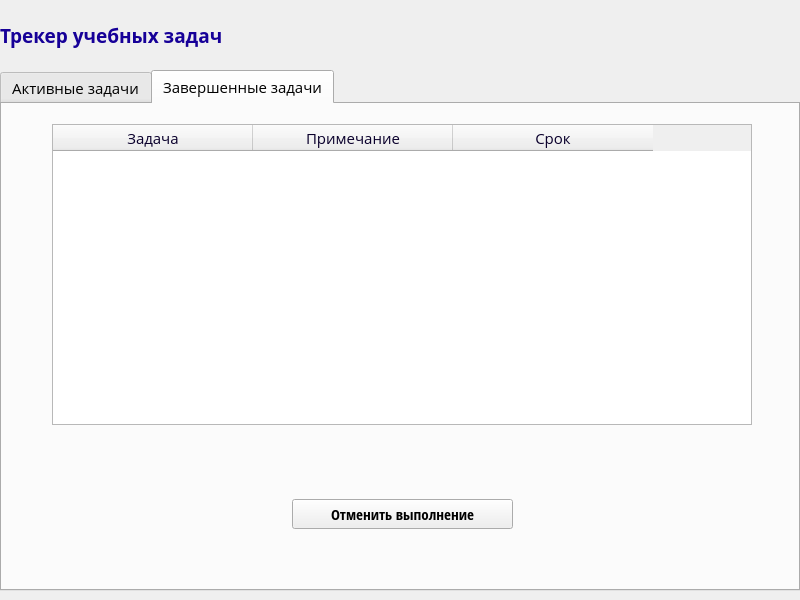
<?xml version="1.0" encoding="UTF-8"?>
<ui version="4.0">
 <class>MainWindow</class>
 <widget class="QMainWindow" name="MainWindow">
  <property name="geometry">
   <rect>
    <x>0</x>
    <y>0</y>
    <width>800</width>
    <height>600</height>
   </rect>
  </property>
  <property name="windowTitle">
   <string>Трекер учебных задач</string>
  </property>
  <widget class="QWidget" name="centralwidget">
   <widget class="QLabel" name="label">
    <property name="geometry">
     <rect>
      <x>0</x>
      <y>10</y>
      <width>800</width>
      <height>50</height>
     </rect>
    </property>
    <property name="font">
     <font>
      <family>Open Sans</family>
      <pointsize>14</pointsize>
      <weight>75</weight>
      <bold>true</bold>
     </font>
    </property>
    <property name="layoutDirection">
     <enum>Qt::LeftToRight</enum>
    </property>
    <property name="styleSheet">
     <string notr="true">color: rgb(22, 0, 152);</string>
    </property>
    <property name="text">
     <string>Трекер учебных задач</string>
    </property>
    <property name="margin">
     <number>284</number>
    </property>
   </widget>
   <widget class="QTabWidget" name="tabWidget">
    <property name="geometry">
     <rect>
      <x>0</x>
      <y>70</y>
      <width>800</width>
      <height>521</height>
     </rect>
    </property>
    <property name="maximumSize">
     <size>
      <width>801</width>
      <height>16777215</height>
     </size>
    </property>
    <property name="font">
     <font>
      <family>Open Sans</family>
      <pointsize>11</pointsize>
     </font>
    </property>
    <property name="currentIndex">
     <number>1</number>
    </property>
    <widget class="QWidget" name="tab">
     <attribute name="title">
      <string>Активные задачи</string>
     </attribute>
     <widget class="QTableWidget" name="tableWidget">
      <property name="geometry">
       <rect>
        <x>50</x>
        <y>20</y>
        <width>700</width>
        <height>301</height>
       </rect>
      </property>
      <property name="minimumSize">
       <size>
        <width>700</width>
        <height>301</height>
       </size>
      </property>
      <property name="maximumSize">
       <size>
        <width>700</width>
        <height>301</height>
       </size>
      </property>
      <property name="font">
       <font>
        <family>Open Sans</family>
        <pointsize>11</pointsize>
       </font>
      </property>
      <property name="styleSheet">
       <string notr="true">color: rgb(10, 0, 44);</string>
      </property>
      <property name="lineWidth">
       <number>1</number>
      </property>
      <property name="autoScrollMargin">
       <number>14</number>
      </property>
      <property name="editTriggers">
       <set>QAbstractItemView::NoEditTriggers</set>
      </property>
      <property name="selectionBehavior">
       <enum>QAbstractItemView::SelectRows</enum>
      </property>
      <property name="rowCount">
       <number>1</number>
      </property>
      <property name="columnCount">
       <number>3</number>
      </property>
      <attribute name="horizontalHeaderDefaultSectionSize">
       <number>200</number>
      </attribute>
      <row/>
      <column>
       <property name="text">
        <string>Задача</string>
       </property>
       <property name="font">
        <font>
         <family>Open Sans</family>
         <pointsize>11</pointsize>
        </font>
       </property>
      </column>
      <column>
       <property name="text">
        <string>Примечание</string>
       </property>
       <property name="font">
        <font>
         <family>Open Sans</family>
         <pointsize>11</pointsize>
        </font>
       </property>
      </column>
      <column>
       <property name="text">
        <string>Срок</string>
       </property>
       <property name="font">
        <font>
         <family>Open Sans</family>
         <pointsize>11</pointsize>
        </font>
       </property>
      </column>
     </widget>
     <widget class="QWidget" name="horizontalLayoutWidget">
      <property name="geometry">
       <rect>
        <x>140</x>
        <y>370</y>
        <width>551</width>
        <height>80</height>
       </rect>
      </property>
      <layout class="QHBoxLayout" name="horizontalLayout">
       <item>
        <widget class="QPushButton" name="pushButton_3">
         <property name="text">
          <string>Добавить задачу</string>
         </property>
        </widget>
       </item>
       <item>
        <widget class="QPushButton" name="pushButton_2">
         <property name="text">
          <string>Удалить задачу</string>
         </property>
        </widget>
       </item>
       <item>
        <widget class="QPushButton" name="pushButton">
         <property name="text">
          <string>Выполнено</string>
         </property>
        </widget>
       </item>
      </layout>
     </widget>
    </widget>
    <widget class="QWidget" name="tab_2">
     <property name="font">
      <font>
       <family>Open Sans Condensed</family>
       <weight>50</weight>
       <bold>false</bold>
      </font>
     </property>
     <attribute name="title">
      <string>Завершенные задачи</string>
     </attribute>
     <widget class="QTableWidget" name="tableWidget_2">
      <property name="geometry">
       <rect>
        <x>50</x>
        <y>20</y>
        <width>700</width>
        <height>301</height>
       </rect>
      </property>
      <property name="minimumSize">
       <size>
        <width>700</width>
        <height>301</height>
       </size>
      </property>
      <property name="maximumSize">
       <size>
        <width>700</width>
        <height>301</height>
       </size>
      </property>
      <property name="font">
       <font>
        <family>Open Sans</family>
        <pointsize>11</pointsize>
       </font>
      </property>
      <property name="styleSheet">
       <string notr="true">color: rgb(10, 0, 44);</string>
      </property>
      <property name="lineWidth">
       <number>1</number>
      </property>
      <property name="editTriggers">
       <set>QAbstractItemView::NoEditTriggers</set>
      </property>
      <property name="selectionBehavior">
       <enum>QAbstractItemView::SelectRows</enum>
      </property>
      <property name="rowCount">
       <number>0</number>
      </property>
      <property name="columnCount">
       <number>3</number>
      </property>
      <attribute name="horizontalHeaderDefaultSectionSize">
       <number>200</number>
      </attribute>
      <attribute name="verticalHeaderMinimumSectionSize">
       <number>30</number>
      </attribute>
      <column>
       <property name="text">
        <string>Задача</string>
       </property>
       <property name="font">
        <font>
         <family>Open Sans</family>
         <pointsize>11</pointsize>
        </font>
       </property>
      </column>
      <column>
       <property name="text">
        <string>Примечание</string>
       </property>
       <property name="font">
        <font>
         <family>Open Sans</family>
         <pointsize>11</pointsize>
        </font>
       </property>
      </column>
      <column>
       <property name="text">
        <string>Срок</string>
       </property>
       <property name="font">
        <font>
         <family>Open Sans</family>
         <pointsize>11</pointsize>
        </font>
       </property>
      </column>
     </widget>
     <widget class="QWidget" name="horizontalLayoutWidget_2">
      <property name="geometry">
       <rect>
        <x>290</x>
        <y>370</y>
        <width>221</width>
        <height>80</height>
       </rect>
      </property>
      <layout class="QHBoxLayout" name="horizontalLayout_2">
       <item>
        <widget class="QPushButton" name="pushButton_4">
         <property name="text">
          <string>Отменить выполнение</string>
         </property>
        </widget>
       </item>
      </layout>
     </widget>
    </widget>
   </widget>
  </widget>
  <widget class="QMenuBar" name="menubar">
   <property name="geometry">
    <rect>
     <x>0</x>
     <y>0</y>
     <width>800</width>
     <height>21</height>
    </rect>
   </property>
  </widget>
 </widget>
 <resources/>
 <connections/>
</ui>
